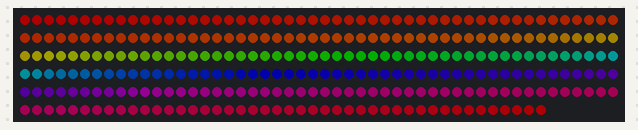
Recording of a program running on a simulated Raspberry Pi Pico running MicroPython. Parts: 294 RGB LEDs in strip order, left to right, continuing on the next row. Dim RGB values are drawn brighter than linear; threads take turns every 2 ms; library files of the repository ran but are not shown: neopixel.py.

Above: at 7.31 s.
At 9.39 s:
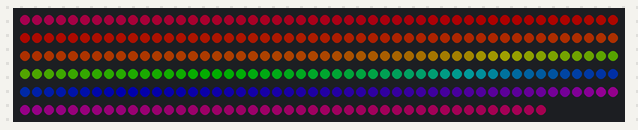
At 11.57 s:
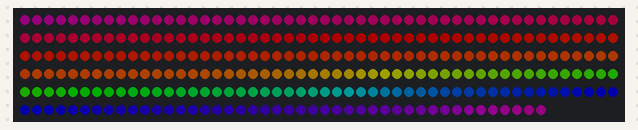
At 15.83 s:
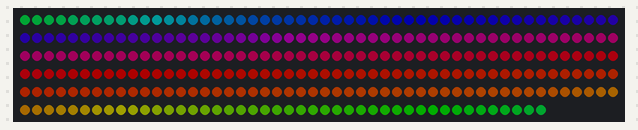
At 20.09 s:
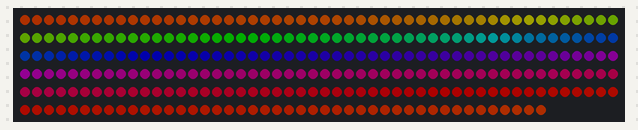
At 24.35 s:
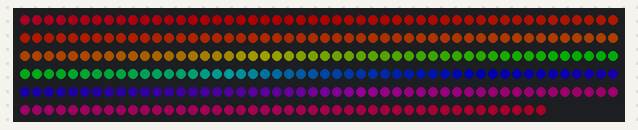

The program:

test_led.py
```python
from colorwave import *
import utime
import _thread

clear()
utime.sleep(1)
rainbow()
def rotate():
    while True:
        strip.rotate_right(1)
        time.sleep(0.05)
        strip.show()


#strip.rotate_right(30)
#strip.show()
_thread.start_new_thread(rotate, ())
```

colorwave.py
```python
# Example showing how functions, that accept tuples of rgb values,
# simplify working with gradients

import time
from neopixel import Neopixel
import _thread


numpix = 294
strip = Neopixel(numpix, 0, 18, "GRB")
# strip = Neopixel(numpsix, 0, 0, "GRBW")

red = (255, 0, 0)
orange = (255, 50, 0)
yellow = (255, 100, 0)
green = (0, 255, 0)
blue = (0, 0, 255)
indigo = (100, 0, 90)
violet = (200, 0, 100)
colors_rgb = [red, orange, yellow, green, blue, indigo, violet]

# same colors as normaln rgb, just 0 added at the end
colors_rgbw = [color+tuple([0]) for color in colors_rgb]
colors_rgbw.append((0, 0, 0, 255))

# uncomment colors_rgbw if you have RGBW strip
colors = colors_rgb
# colors = colors_rgbw
brightness = 255
strip.brightness(brightness)


def rainbow():
    step = round(numpix / len(colors))
    current_pixel = 0
    strip.brightness(50)
    for color1, color2 in zip(colors, colors[1:]):
        strip.set_pixel_line_gradient(current_pixel, current_pixel + step, color1, color2)
        current_pixel += step
        time.sleep(0.5)
    strip.set_pixel_line_gradient(current_pixel, numpix - 1, violet, red)

def colour(r, g, b):
    strip.brightness(50)
    strip.set_pixel_line(0, (numpix - 1), (r, g, b))


def clear():
    strip.set_pixel_line(0, (numpix - 1), (0, 0, 0))

rainbow()
```

Measured:
- by itself, everything shown: repeats every 16.1 s, in 294 steps
